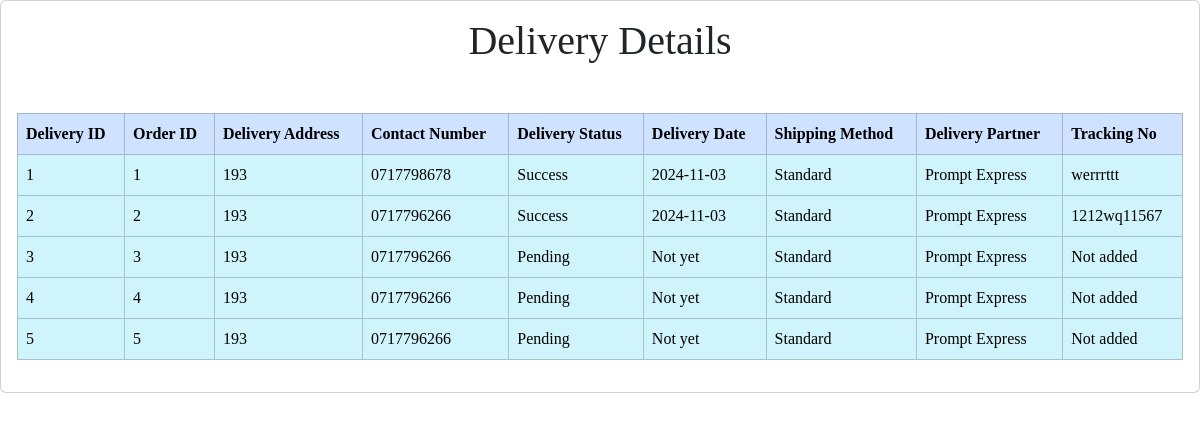
Page /owner_panel/view_delevery.php on the earlier database version.
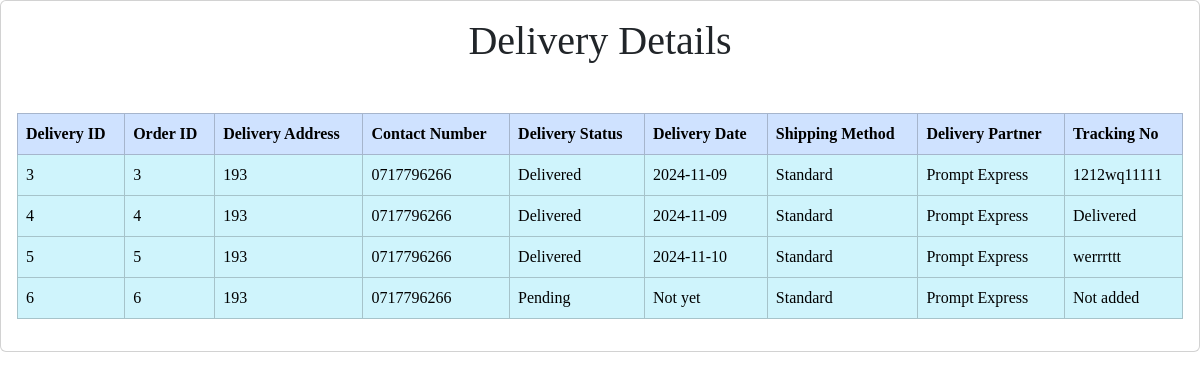
Same page on the later database version.
### tables this page shows
CREATE TABLE `delivery_details` (
  `delivery_id` int(11) NOT NULL,
  `user_id` int(11) NOT NULL,
  `order_id` int(11) NOT NULL,
  `delivery_address` varchar(255) NOT NULL,
  `contact_number` varchar(15) NOT NULL,
  `delivery_status` varchar(50) DEFAULT 'Pending',
  `delivery_date` date DEFAULT NULL,
  `shipping_method` varchar(100) DEFAULT 'Standard',
  `delivery_partner` varchar(100) DEFAULT NULL,
  `created_at` timestamp NOT NULL DEFAULT current_timestamp(),
  `email_sent` tinyint(1) DEFAULT 0,
  `tracking_no` varchar(100) DEFAULT NULL
);

### owner_panel/view_delevery.php (the view, shortened to what this page needs)
<?php
include('../functions/send_email.php');
$get_delivery_details = "
SELECT dd.*, u.user_email
FROM delivery_details dd
JOIN user u ON dd.user_id = u.user_id";
$result_delivery = mysqli_query($con, $get_delivery_details);
?>
<!DOCTYPE html>
<html lang="en">
<head>
    <link rel="stylesheet" href="https://cdnjs.cloudflare.com/ajax/libs/toastr.js/latest/toastr.min.css" />
    <link rel="stylesheet" href="https://maxcdn.bootstrapcdn.com/bootstrap/5.3.3/css/bootstrap.min.css" />
</head>
<body>
    <div class="d-flex justify-content-center" style="border-radius: 15px; font-family:Poppins">
        <div class="card" style="width:100%;">
            <div class="card-body">
                <h1 class="text-center">Delivery Details</h1>
                <?php
                if (mysqli_num_rows($result_delivery) > 0) {
                    echo '<table class="table table-bordered mt-5">';
                    echo '<thead class="table-primary">
                            <tr>
                                <th scope="col">Delivery ID</th>
                                <th scope="col">Order ID</th>
                                <th scope="col">Delivery Address</th>
                                <th scope="col">Contact Number</th>
                                <th scope="col">Delivery Status</th>
                                <th scope="col">Delivery Date</th>
                                <th scope="col">Shipping Method</th>
                                <th scope="col">Delivery Partner</th>
                                <th scope="col">Tracking No</th>
                            </tr>
                        </thead><tbody>';
                    while ($row_delivery = mysqli_fetch_assoc($result_delivery)) {
                        $delivery_id = $row_delivery['delivery_id'];
                        $tracking_no = $row_delivery['tracking_no'];
                        $delivery_date = $row_delivery['delivery_date'];
                        echo "<tr class='table-info'>
                                <td>{$delivery_id}</td>
                                <td>{$row_delivery['order_id']}</td>
                                <td>{$row_delivery['delivery_address']}</td>
                                <td>{$row_delivery['contact_number']}</td>
                                <td>{$row_delivery['delivery_status']}</td>
                                <td>" . ($delivery_date ?: "Not yet") . "</td>
                                <td>{$row_delivery['shipping_method']}</td>
                                <td>{$row_delivery['delivery_partner']}</td>
                                <td>" . ($tracking_no ?: "Not added") . "</td>
                            </tr>";
                    }
                    echo '</tbody></table>';
                } else {
                    echo "<div class='alert alert-warning'>No delivery details found.</div>";
                }
                ?>
            </div>
        </div>
    </div>
</body>
</html>

Differences in the rows shown:
removed delivery_details: delivery_id "1", order "1", delivery_address "193", contact_number "0717798678", delivery_status "Success", delivery_date "2024-11-03", shipping_method "Standard", delivery_partner "Prompt Express", tracking_no "werrrttt"
removed delivery_details: delivery_id "2", order "2", delivery_address "193", contact_number "0717796266", delivery_status "Success", delivery_date "2024-11-03", shipping_method "Standard", delivery_partner "Prompt Express", tracking_no "1212wq11567"
changed delivery_details id 3: delivery_status "Pending" → "Delivered"; delivery_date "Not yet" → "2024-11-09"; tracking_no "Not added" → "1212wq11111"
changed delivery_details id 4: delivery_status "Pending" → "Delivered"; delivery_date "Not yet" → "2024-11-09"; tracking_no "Not added" → "Delivered"
changed delivery_details id 5: delivery_status "Pending" → "Delivered"; delivery_date "Not yet" → "2024-11-10"; tracking_no "Not added" → "werrrttt"
added delivery_details: delivery_id "6", order "6", delivery_address "193", contact_number "0717796266", delivery_status "Pending", delivery_date "Not yet", shipping_method "Standard", delivery_partner "Prompt Express", tracking_no "Not added"
